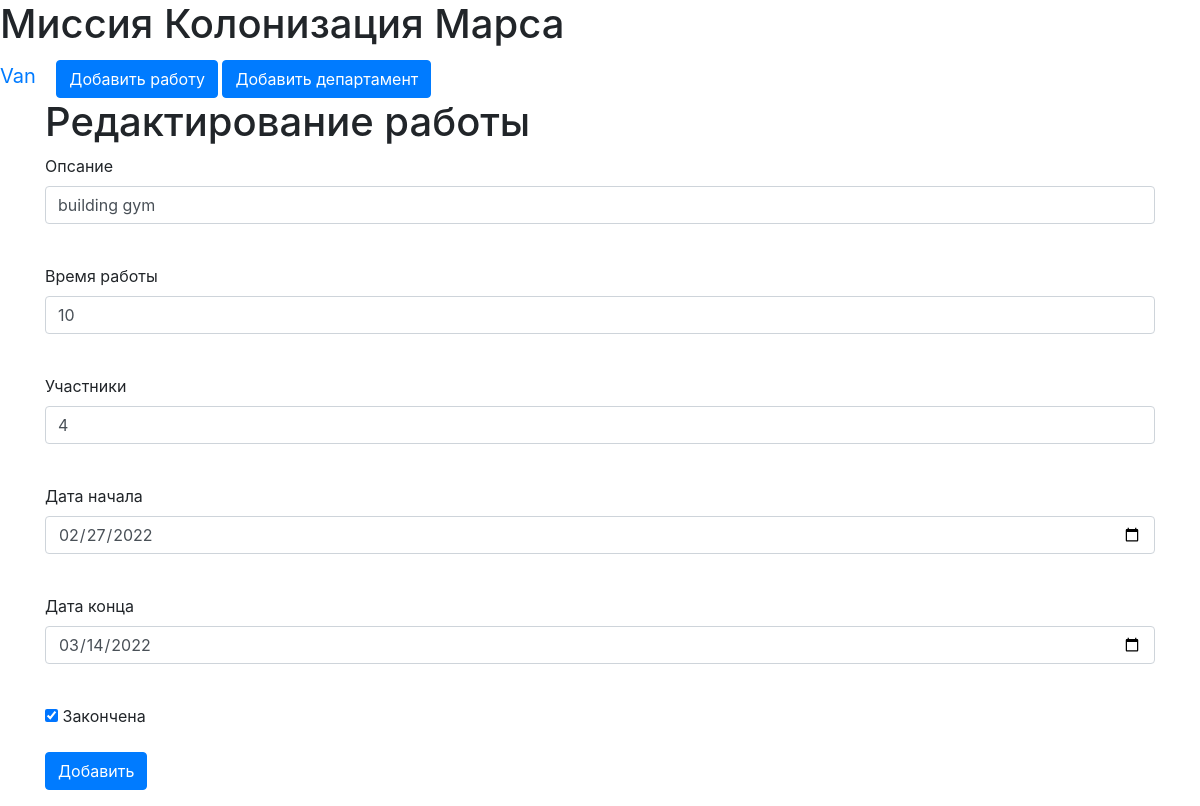
The app's page /jobs/2 (signed in), older data.
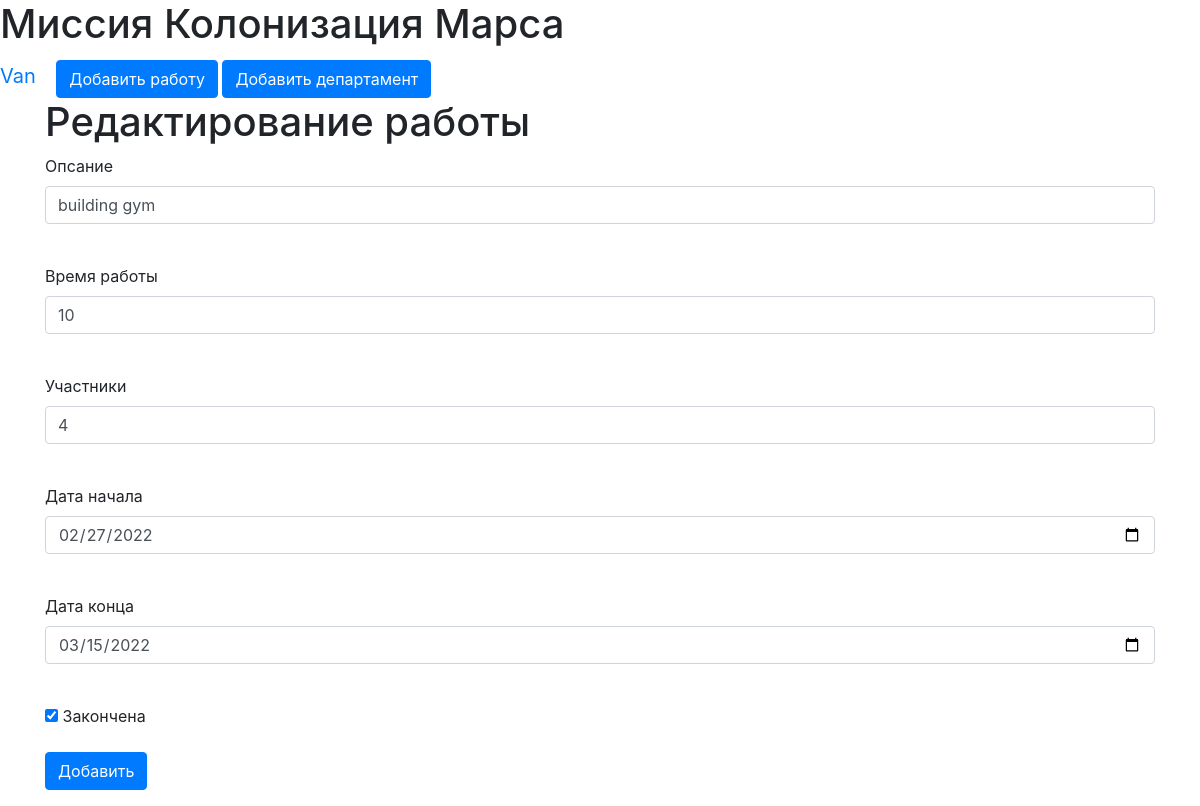
The same page, newer data.
### data/users.py (models this page shows, shortened)
class User(SqlAlchemyBase, UserMixin, SerializerMixin):
    __tablename__ = 'users'
    id = sqlalchemy.Column(sqlalchemy.Integer,
                           primary_key=True, autoincrement=True)
    surname = sqlalchemy.Column(sqlalchemy.String, nullable=True)
    name = sqlalchemy.Column(sqlalchemy.String, nullable=True)
    age = sqlalchemy.Column(sqlalchemy.Integer, nullable=True)
    position = sqlalchemy.Column(sqlalchemy.String, nullable=True)
    speciality = sqlalchemy.Column(sqlalchemy.String, nullable=True)
    address = sqlalchemy.Column(sqlalchemy.String, nullable=True)
    email = sqlalchemy.Column(sqlalchemy.String,
                              unique=True, nullable=True)
    hashed_password = sqlalchemy.Column(sqlalchemy.String, nullable=True)
    modified_date = sqlalchemy.Column(sqlalchemy.DateTime,
                                      default=datetime.datetime.now)
    city_from = sqlalchemy.Column(sqlalchemy.String, nullable=True)

### data/jobs.py (models this page shows)
class Jobs(SqlAlchemyBase, SerializerMixin):
    __tablename__ = 'jobs'
    id = sqlalchemy.Column(sqlalchemy.Integer,
                           primary_key=True, autoincrement=True)
    job = sqlalchemy.Column(sqlalchemy.String, nullable=True)
    work_size = sqlalchemy.Column(sqlalchemy.Integer)
    collaborators = sqlalchemy.Column(sqlalchemy.String)
    start_date = sqlalchemy.Column(sqlalchemy.DateTime)
    end_date = sqlalchemy.Column(sqlalchemy.DateTime)
    is_finished = sqlalchemy.Column(sqlalchemy.Boolean)
    team_leader = sqlalchemy.Column(sqlalchemy.Integer,
                                    sqlalchemy.ForeignKey("users.id"))
    user = orm.relation('User')
    categories = orm.relation("Category",
                              secondary="association",
                              backref="jobs")

### main.py (the view, shortened to what this page needs)
@app.route('/jobs/<int:id>', methods=['GET', 'POST'])
@login_required
def edit_jobs(id):
    form = JobsForm()
    if request.method == "GET":
        db_sess = db_session.create_session()
        if current_user.id == 1:
            jobs = db_sess.query(Jobs).filter(Jobs.id == id).first()
        else:
            jobs = db_sess.query(Jobs).filter(Jobs.id == id,
                                              current_user.id == Jobs.team_leader
                                              ).first()
        if jobs:
            form.job.data = jobs.job
            form.work_size.data = jobs.work_size
            form.collaborators.data = jobs.collaborators
            form.start_date.data = jobs.start_date
            form.end_date.data = jobs.end_date
            form.is_finished.data = jobs.is_finished
        else:
            abort(404)
    return render_template('add_job.html',
                           title='Редактирование работы',
                           form=form
                           )

### forms/job.py
class JobsForm(FlaskForm):
    job = StringField('Опсание', validators=[DataRequired()])
    work_size = IntegerField('Время работы')
    collaborators = StringField('Участники')
    start_date = DateField('Дата начала', format="%Y-%m-%d")
    end_date = DateField('Дата конца', format="%Y-%m-%d")
    is_finished = BooleanField("Закончена")
    submit = SubmitField('Добавить')

### data/db_session.py (called while the page is built)
def create_session() -> Session:
    global __factory
    return __factory()

### main.py (called while the page is built)
@login_manager.user_loader
def load_user(user_id):
    db_sess = db_session.create_session()
    return db_sess.query(User).get(user_id)

### templates/add_job.html (shortened to what this page needs)
{% extends "base.html" %}
{% block content %}
<h1>{{ title }}</h1>
<form action="" method="post">
    <p>
        {{ form.job.label }}<br>
        {{ form.job(class="form-control") }}<br>
    </p>
    <p>
        {{ form.work_size.label }}<br>
        {{ form.work_size(class="form-control") }}<br>
    </p>
    <p>
        {{ form.collaborators.label }}<br>
        {{ form.collaborators(class="form-control") }}<br>
    </p>
    <p>
        {{ form.start_date.label }}<br>
        {{ form.start_date(class="form-control") }}<br>
    </p>
    <p>
        {{ form.end_date.label }}<br>
        {{ form.end_date(class="form-control") }}<br>
    </p>
    <p>{{ form.is_finished() }} {{ form.is_finished.label }}</p>
    <p>{{ form.submit(type="submit", class="btn btn-primary") }}</p>
</form>
{% endblock %}

### templates/base.html (shortened to what this page needs)
<!DOCTYPE html>
<html lang="en">
<head>
    <link rel="stylesheet"
          href="https://stackpath.bootstrapcdn.com/bootstrap/4.4.1/css/bootstrap.min.css"
>
    <link rel="stylesheet" type="text/css"
          href="{{ url_for('static', filename='css/style.css') }}"/>
</head>
<body>
<h1>Миссия Колонизация Марса</h1>
<nav>
    {% if current_user.is_authenticated %}
    <a class="navbar-brand" href="/logout">{{ current_user.name }}</a>
    {% else %}
    <p>
        <a class="btn btn-primary " href="/register">Зарегистрироваться</a>
        <a class="btn btn-success" href="/login">Войти</a>
    </p>
    {% endif %}
    {% if current_user.is_authenticated %}
    <a href="jobs" class="btn btn-primary">Добавить работу</a>
    <a href="department_add" class="btn btn-primary">Добавить департамент</a>
    {% endif %}
</nav>
<main role="main" class="container">
    {% block content %}{% endblock %}
</main>
</body>
</html>

Row changes from the older to the newer data that the page shows:
changed Jobs "building gym": end_date "03/14/2022" → "03/15/2022"
